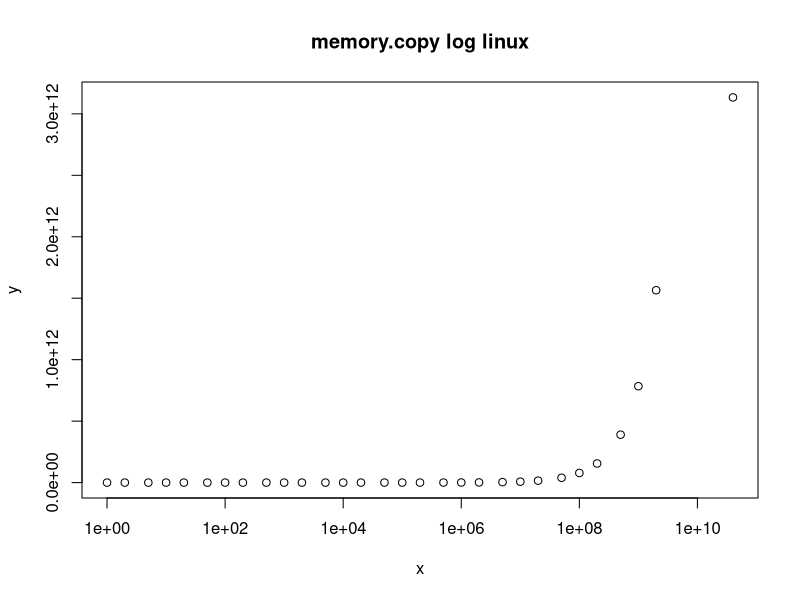

Here is the R script that generated this plot:
# Input data
x <- c(1,2,5,10,20,50,100,200,500,1000,2000,5000,10000,20000,50000,100000,200000,500000,1000000,2000000,5000000,10000000,20000000,50000000,100000000,200000000,500000000,1000000000,2000000000,40000000000)
y <- c(4433500,4447900,4448700,4442500,4452100,4558100,4570700,4581700,4591600,4614000,4623800,7936800,11177000,17512000,43075000,80194000,156880000,386500000,765290000,1528700000,3840800000,7702000000,15617000000,39220000000,78225000000,155420000000,389660000000,784200000000,1565000000000,3133700000000)

# Linear regression
model <- lm(y ~ x)
coefs <- coef(model)

# Print regression coefficients
print(coefs)

png("memory-copy-log.png")
plot(x, y, log = "x", main = "memory.copy log linux")
